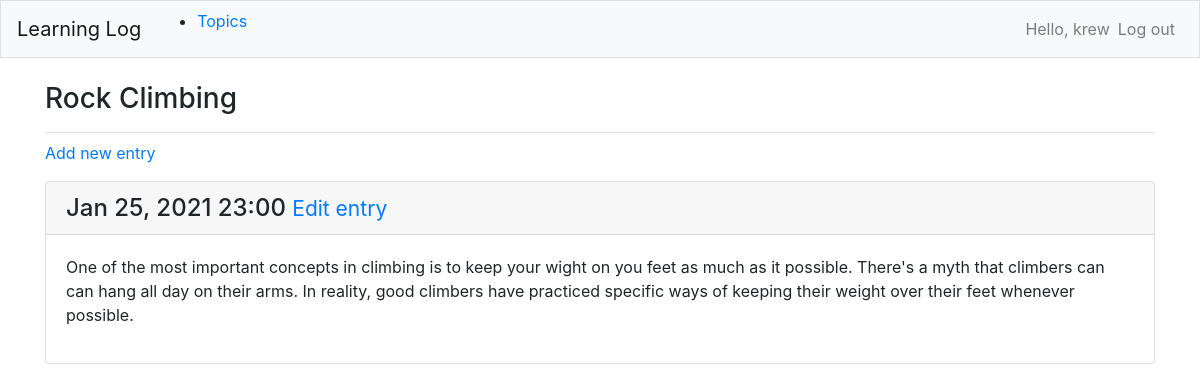
/topics/2/ (signed in), run on the app's committed database.
### learning_logs/models.py (models this page shows, shortened)
class Topic(models.Model):
    text = models.CharField(max_length=200)
    date_added = models.DateField(auto_now_add=True)
    owner = models.ForeignKey(User, on_delete=models.CASCADE)
    def __str__(self):
        return self.text

class Entry(models.Model):
    topic = models.ForeignKey(Topic, on_delete=models.CASCADE)
    text = models.TextField()
    date_added = models.DateTimeField(auto_now_add=True)
    class Meta:
        verbose_name_plural = 'entries'

### learning_logs/views.py (the view)
# urls.py: path('topics/<int:topic_id>/', views.topic, name='topic'),
@login_required()
def topic(request, topic_id):
    topic = Topic.objects.get(id=topic_id)
    if topic.owner != request.user:
        raise Http404
    entries = topic.entry_set.order_by('-date_added')
    context = {'topic': topic, 'entries': entries}
    return render(request, 'learning_logs/topic.html', context)

### learning_logs/templates/learning_logs/topic.html
{% extends "learning_logs/base.html" %}
{% block page_header %}
<h3>{{ topic }}</h3>
{% endblock page_header %}
{% block content %}
<p>
    <a href="{% url 'learning_logs:new_entry' topic.id %}"> Add new entry</a>
</p>
{% for entry in entries %}
<div class="card mb-3">
    <h4 class="card-header">
    {{ entry.date_added|date:'M d, Y H:i' }}
    <small>
        <a href="{% url 'learning_logs:edit_entry' entry.id %}">Edit entry</a>
    </small>
    </h4>
    <div class="card-body">
        {{ entry.text|linebreaks }}
    </div>
</div>
{% empty %}
   <p> There are no entries for this topic yet.</p>
{% endfor %}
{% endblock content %}

### learning_logs/templates/learning_logs/base.html (shortened to what this page needs)
<!doctype html>
{% load bootstrap4 %}
<html lang="en">
<head>
    {% bootstrap_css %}
</head>
<body>
<nav class="navbar navbar-expand-md navbar-light bg-light mb-4 border">
    <a class="navbar-brand" href="{% url 'learning_logs:index' %}">Learning Log</a>
    <div class="collapse navbar-collapse" id="navbarCollapse">
        <ul class="navar-nav mr-auto">
            <li class="nav-item">
                <a href="{% url 'learning_logs:topics' %}">Topics</a>
            </li>
        </ul>
        <ul class="navbar-nav ml-auto">
            {% if user.is_authenticated %}
            <li class="nav-item">
                <span class="navbar-text">Hello, {{ user.username }}</span>
            </li>
            <li class="nav-item">
                <a class="nav-link" href="{% url 'users:logout' %}"> Log out</a>
            </li>
            {% endif%}
        </ul>
    </div>
</nav>
<main role="main" class="container">
    <div class="pb-2 mb-2 border-bottom">
        {% block page_header %}{% endblock page_header%}
    </div>
    <div>
    {% block content %}{% endblock content %}
    </div>
</main>
</body>
</html>

### data on the page
Topic: text "Rock Climbing"
Entry: date_added "Jan 25, 2021 23:00", text "One of the most important concepts in climbing is to keep your wight on you feet as much as it possible. There's a myth that climbers can can hang all day on their arms. In reality, good climbers have practiced specific ways of keeping their weight over their feet whenever possible."

### other printed values
{{ user.username }} "krew"
